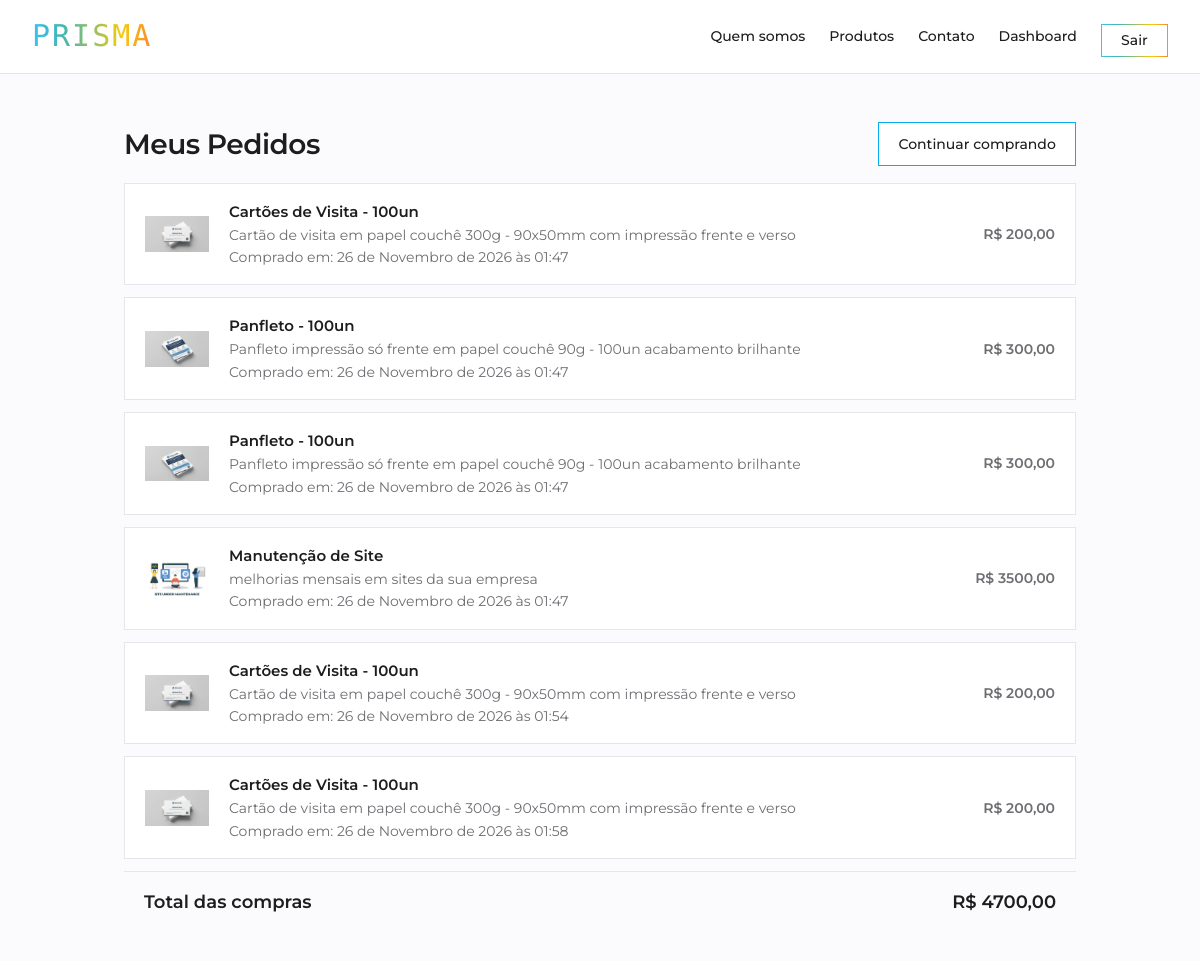
The app's page /carrinho (signed in) with its own data.
### app/models.py (models this page shows, shortened)
class Produto(models.Model):
    usuario = models.ForeignKey(User, on_delete=models.CASCADE, related_name='produtos')
    servico = models.ForeignKey(Servico, on_delete=models.PROTECT, related_name='produtos')
    data = models.DateTimeField(auto_now_add=True)

class Servico(models.Model):
    categoria = models.ForeignKey(Categoria, on_delete=models.PROTECT, related_name='servicos')
    nome = models.CharField(max_length=150)
    descricao = models.TextField(blank=True)
    preco = models.DecimalField(max_digits=10, decimal_places=2)
    imagem = models.ImageField(upload_to="servicos/", blank=True, null=True)
    ativo = models.BooleanField(default=True)

### app/views.py (the view)
# urls.py: path("carrinho", views.carrinho, name="carrinho"),
@login_required
def carrinho (request):
    usuario = request.user
    produtos = Produto.objects.filter(usuario=usuario)
    total = sum(produto.servico.preco for produto in produtos)
    return render(request, "carrinho.html", {'produtos': produtos, 'total': total})

### app/templates/carrinho.html (shortened to what this page needs)
{% extends 'template.html' %}
{% block conteudo %}
    <div class="area-botao">
        <h2>Meus Pedidos</h2>
        <a href="{% url 'produtos' %}" class="botao">Continuar comprando</a>
    </div>
    {% for produto in produtos %}
        <div class="pedido">
            {% if produto.servico.imagem %}
                <img src="{{ produto.servico.imagem.url }}" alt="{{ produto.servico.nome }}">
            {% endif %}
            <div class="pedido-info">
                <h4>{{ produto.servico.nome }}</h4>
                <p>{{ produto.servico.descricao }}</p>
                <p>Comprado em: {{ produto.data }}</p>
            </div>
            <p class="pedido-preco">R$ {{ produto.servico.preco }}</p>
        </div>
    {% empty %}
        <p>Nenhum pedido ainda.</p>
    {% endfor %}
    <div class="total-pedidos">
        <span>Total das compras</span>
        <span>R$ {{ total }}</span>
    </div>
{% endblock %}

### app/static/css/style.css (style rules this page uses)
:root { --azul-claro: #E3F6FD; --azul-ceu: #90DCF8; --azul: #3BC1F3; --verde-agua: #43B6B1; --azul-forte: #05B0F0; --verde: #92BF69; --oliva: #CFC532; --amarelo: #F9CA0A; --laranja-claro: #FDBA11; --laranja: #F98A31; --gradiente: linear-gradient(90deg, #3BC1F3, #43B6B1, #92BF69, #F9CA0A, #F98A31); --texto: #1d1d1f; --texto-suave: #6e6e73; --fundo: #fbfbfd; --fundo-suave: #f5f5f7; --branco: #ffffff; --linha: #e5e5ea; --linha-input: #d2d2d7; --fonte-padrao: "Montserrat", sans-serif; --fonte-logo: "Monoton", sans-serif; }
* { margin: 0; padding: 0; box-sizing: border-box; border-radius: 0; }
body { min-height: 100vh; font-family: var(--fonte-padrao); font-size: 14px; font-weight: 400; line-height: 1.6; background-color: var(--fundo); color: var(--texto); }
a { text-decoration: none; color: var(--texto); cursor: pointer; }
img { max-width: 100%; }
h2 { font-size: 28px; font-weight: 600; letter-spacing: -0.5px; text-align: center; margin: 1.5rem 0 0.5rem; }
h4 { font-size: 15px; font-weight: 600; }
p { color: var(--texto-suave); }
form button, form input[type="submit"], .botao-add, .botao-editar, .botao-excluir, .categorias button, .card-botao, .botao-gradiente, .botao { --cor-botao: var(--azul-forte); display: inline-block; background-color: var(--branco); color: var(--texto); border: 1px solid var(--cor-botao); padding: 0.6rem 1.2rem; font-weight: 500; text-align: center; cursor: pointer; transition: background-color 0.2s; }
.area-botao { display: flex; justify-content: space-between; align-items: center; flex-wrap: wrap; gap: 1rem; padding: 1rem 0; }
.area-botao h2 { margin: 0; }
.pedido { display: flex; align-items: center; gap: 1.25rem; background-color: var(--branco); border: 1px solid var(--linha); padding: 1rem 1.25rem; margin-bottom: 0.75rem; }
.pedido img { width: 64px; height: 64px; object-fit: contain; }
.pedido-info { flex: 1; }
.pedido-preco { font-weight: 600; white-space: nowrap; }
.total-pedidos { display: flex; justify-content: space-between; padding: 1rem 1.25rem; border-top: 1px solid var(--linha); font-size: 18px; font-weight: 600; }

### records on screen
Produto: servico.imagem (picture), servico.nome "Cartões de Visita - 100un", servico.descricao "Cartão de visita em papel couchê 300g - 90x50mm com impressão frente e verso", data "26 de Novembro de 2026 às 01:47", servico.preco "200,00"
Produto: servico.imagem (picture), servico.nome "Panfleto - 100un", servico.descricao "Panfleto impressão só frente em papel couchê 90g - 100un acabamento brilhante", data "26 de Novembro de 2026 às 01:47", servico.preco "300,00"
Produto: servico.imagem (picture), servico.nome "Panfleto - 100un", servico.descricao "Panfleto impressão só frente em papel couchê 90g - 100un acabamento brilhante", data "26 de Novembro de 2026 às 01:47", servico.preco "300,00"
Produto: servico.imagem (picture), servico.nome "Manutenção de Site", servico.descricao "melhorias mensais em sites da sua empresa", data "26 de Novembro de 2026 às 01:47", servico.preco "3500,00"
Produto: servico.imagem (picture), servico.nome "Cartões de Visita - 100un", servico.descricao "Cartão de visita em papel couchê 300g - 90x50mm com impressão frente e verso", data "26 de Novembro de 2026 às 01:54", servico.preco "200,00"
Produto: servico.imagem (picture), servico.nome "Cartões de Visita - 100un", servico.descricao "Cartão de visita em papel couchê 300g - 90x50mm com impressão frente e verso", data "26 de Novembro de 2026 às 01:58", servico.preco "200,00"

### other values on screen
{{ total }} "4700,00"
